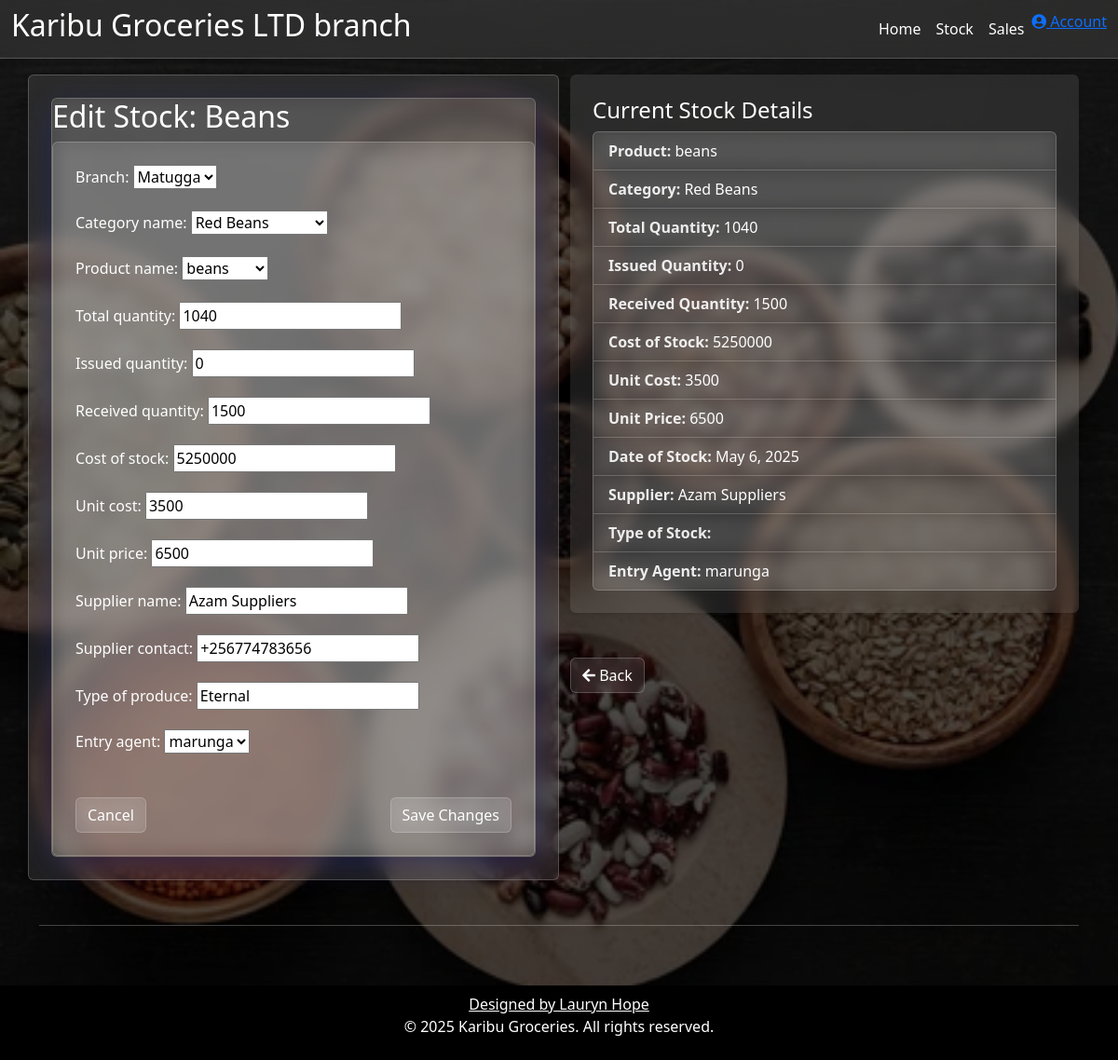
The app's page /edit_stock/4/ (signed in) with its own data.
### happy_hoe/models.py (models this page shows, shortened)
class Stock(models.Model):
    branch= models.ForeignKey(Branch, on_delete=models.CASCADE,  related_name='branch_stock', null=True, blank=True)
    Category_name= models.ForeignKey (Category, on_delete=models.CASCADE, blank=True)
    product_choices=(
        ('beans', 'beans'),
        ('soybeans', 'soybeans'),
        ('gnuts', 'gnuts'),
        ('maize', 'maize'),
        ('cowpeas', 'cowpeas'),
    )
    product_name = models.CharField(max_length=50, null=True, blank=True, choices=product_choices)
    total_quantity= models.PositiveIntegerField( default=0, blank=True, null=True)
    issued_quantity= models.PositiveIntegerField(default=0, blank=True, null=True)
    received_quantity= models.PositiveIntegerField( default=0, blank=True, null=True)
    cost_of_stock= models.DecimalField(max_digits=50, blank=True, null=True, default=1000000, decimal_places=0)
    unit_cost= models.IntegerField(blank=True, null=True, default=500)
    unit_price= models.IntegerField(blank=True, null=True, default=500)
    date_of_stock= models.DateField(auto_now_add=True ,blank=True, null=True)
    supplier_name= models.CharField(max_length=100, blank=True, null=True)
    phone_regex = RegexValidator(
        regex=r'^\+?256[0-9]{9,15}$',
        message="Phone number must be in the format: '+2567XXXXXXXX'.")
    supplier_contact = models.CharField(max_length=15, validators=[phone_regex], blank=True, null=True)
    type_of_produce = models.CharField(max_length=100, blank=True, null=True)
    entry_agent= models.ForeignKey(Userprofile, on_delete=models.CASCADE, null=True, blank=True, related_name='stocks_entered')

class Category(models.Model):
    category_name=models.CharField(max_length=50, null=True, blank=True, default='')
    description=models.TextField(max_length=50, blank=True, default='')
    def __str__(self):
        return self.category_name

class Userprofile(AbstractUser):
    is_salesagent = models.BooleanField(null=True, default=True)
    is_manager = models.BooleanField(null=True, default=True)
    is_director = models.BooleanField(null=True, default=True)
    last_activity = models.DateTimeField(null=True, blank=True)
    is_online = models.BooleanField(default=True)
    status = models.CharField(
        max_length=20,
        choices=(
            ('online', 'Online'),
            ('offline', 'Offline'),
        ),
        default='offline'
    )
    username = models.CharField(max_length=50, unique=True, blank=True)
    branch = models.ForeignKey(Branch, on_delete=models.CASCADE,max_length=20, blank=True, null=True ,default=1)
    email = models.EmailField(max_length=100, unique=True)
    gender_choices = (('Female','Female'), ('Male','Male'))
    gender = models.CharField(max_length=10, blank=True, choices=gender_choices)
    phone = models.CharField(max_length=10, unique=True)
    address = models.CharField(max_length=100, blank=True)
    def __str__(self):
        return self.username
    class Meta:
        db_table = 'userprofile'
        verbose_name = 'User'
        verbose_name_plural = 'Users'

### happy_hoe/views.py (the view, shortened to what this page needs)
# urls.py: path('edit_stock/<str:pk>/', views.edit_stock, name="edit_stock"),
@login_required
def edit_stock(request, pk):
    stock_item = Stock.objects.get(id=pk)
    form = EditStockForm(instance=stock_item)
    return render(request, 'happy_hoeapp/edit.html', {'form': form, 'stock': stock_item})

### happy_hoe/forms.py
class EditStockForm(forms.ModelForm):
    class Meta:
        model = Stock
        fields = '__all__'

### happy_hoe/models.py (called while the page is built)
    def __str__(self):
        return self.branch_name

### happy_hoe/templates/happy_hoeapp/edit.html (shortened to what this page needs)
{% extends 'happy_hoeapp/base2.html' %}
{% load static %}
{% block content %}
<div class="container mt-5">
    <br>
    <div class="row">
        <div class="col-6 bg-light p-4 rounded shadow-sm">
            <div class="card">
                <h2 class="text-dark">Edit Stock: {{ stock.product_name|capfirst }}</h2>
                <form method="POST" novalidate>
                    <div class="card p-4 shadow-sm">
                        {% for field in form %}
                            <div class="mb-3">
                                <label for="{{ field.id_for_label }}" class="form-label">{{ field.label }}:</label>
                                {{ field }}
                            </div>
                        {% endfor %}
                        <div class="d-flex justify-content-between mt-4">
                            <a href="{% url 'index' %}" class="btn btn-secondary">Cancel</a>
                            <button type="submit" class="btn btn-primary">Save Changes</button>
                        </div>
                    </div>
                </form>
            </div>
        </div>
        <div class="col-6">
            <div class="mt-0 my-5 p-4 bg-light rounded shadow-sm">
                <h4 class="text-dark">Current Stock Details</h4>
                <ul class="list-group">
                    <li class="list-group-item"><strong>Product:</strong> {{ stock.product_name }}</li>
                    <li class="list-group-item"><strong>Category:</strong> {{ stock.Category_name }}</li>
                    <li class="list-group-item"><strong>Total Quantity:</strong> {{ stock.total_quantity }}</li>
                    <li class="list-group-item"><strong>Issued Quantity:</strong> {{ stock.issued_quantity }}</li>
                    <li class="list-group-item"><strong>Received Quantity:</strong> {{ stock.received_quantity }}</li>
                    <li class="list-group-item"><strong>Cost of Stock:</strong> {{ stock.cost_of_stock }}</li>
                    <li class="list-group-item"><strong>Unit Cost:</strong> {{ stock.unit_cost }}</li>
                    <li class="list-group-item"><strong>Unit Price:</strong> {{ stock.unit_price }}</li>
                    <li class="list-group-item"><strong>Date of Stock:</strong> {{ stock.date_of_stock }}</li>
                    <li class="list-group-item"><strong>Supplier:</strong> {{ stock.supplier_name }}</li>
                    <li class="list-group-item"><strong>Type of Stock:</strong> {{ stock.type_of_stock }}</li>
                    <li class="list-group-item"><strong>Entry Agent:</strong> {{ stock.entry_agent }}</li>
                </ul>
            </div>
            <a href="{% url 'stock_detail' stock.id %}" class="btn btn-secondary">
                <i class="fas fa-arrow-left"></i> Back
            </a>
        </div>
      </div>
    <hr class="my-5">
</div>
<br><br><br><br>
{% endblock %}

### happy_hoe/static/css/base2.css (style rules this page uses)
body { background-size: cover; min-height: 100vh; color: #fff; }
.card { background: rgba(255, 255, 255, 0.1); backdrop-filter: blur(10px); -webkit-backdrop-filter: blur(10px); border: 1px solid rgba(255, 255, 255, 0.2); box-shadow: 0 8px 32px 0 rgba(31, 38, 135, 0.37); }
.btn { background: rgba(255, 255, 255, 0.1); backdrop-filter: blur(8px); -webkit-backdrop-filter: blur(8px); border: 1px solid rgba(255, 255, 255, 0.2); transition: all 0.3s ease; }

### happy_hoe/templates/happy_hoeapp/base2.html (style rules this page uses)
body { background: linear-gradient(rgba(0, 0, 0, 0.7), rgba(0, 0, 0, 0.7)), url('/static/images/s2.webp') no-repeat center center fixed; background-size: cover; min-height: 100vh; color: #fff; }

### happy_hoe/templates/happy_hoeapp/edit.html (style rules this page uses)
.card { background: rgba(255, 255, 255, 0.1); backdrop-filter: blur(10px); -webkit-backdrop-filter: blur(10px); border: 1px solid rgba(255, 255, 255, 0.2); box-shadow: 0 8px 32px 0 rgba(31, 38, 135, 0.37); }
.col-6.bg-light { background: rgba(255, 255, 255, 0.1) !important; backdrop-filter: blur(10px); -webkit-backdrop-filter: blur(10px); border: 1px solid rgba(255, 255, 255, 0.2); box-shadow: 0 8px 32px 0 rgba(31, 38, 135, 0.37); }
.bg-light { background: rgba(255, 255, 255, 0.1) !important; backdrop-filter: blur(8px); -webkit-backdrop-filter: blur(8px); }
.list-group-item { background: rgba(255, 255, 255, 0.1); backdrop-filter: blur(8px); -webkit-backdrop-filter: blur(8px); border: 1px solid rgba(255, 255, 255, 0.2); color: #fff; }
.text-dark { color: #fff !important; }
.form-label { color: #fff; }
.btn { background: rgba(255, 255, 255, 0.1); backdrop-filter: blur(8px); -webkit-backdrop-filter: blur(8px); border: 1px solid rgba(255, 255, 255, 0.2); color: #fff; transition: all 0.3s ease; }
strong { color: rgba(255, 255, 255, 0.9); }

### records on screen
Stock: product_name "Beans", form "Matugga" "Red Beans" "beans" "1040" "0" "1500" "5250000" "3500" "6500" "Azam Suppliers" "+256774783656" "Eternal" "marunga", product_name "beans", Category_name "Red Beans", total_quantity "1040", issued_quantity "0", received_quantity "1500", cost_of_stock "5250000", unit_cost "3500", unit_price "6500", date_of_stock "May 6, 2025", supplier_name "Azam Suppliers", entry_agent "marunga"

### other values on screen
{{ field.label }} "Branch" "Category name" "Product name" "Total quantity" "Issued quantity" "Received quantity" "Cost of stock" "Unit cost" "Unit price" "Supplier name" "Supplier contact" "Type of produce" "Entry agent"
